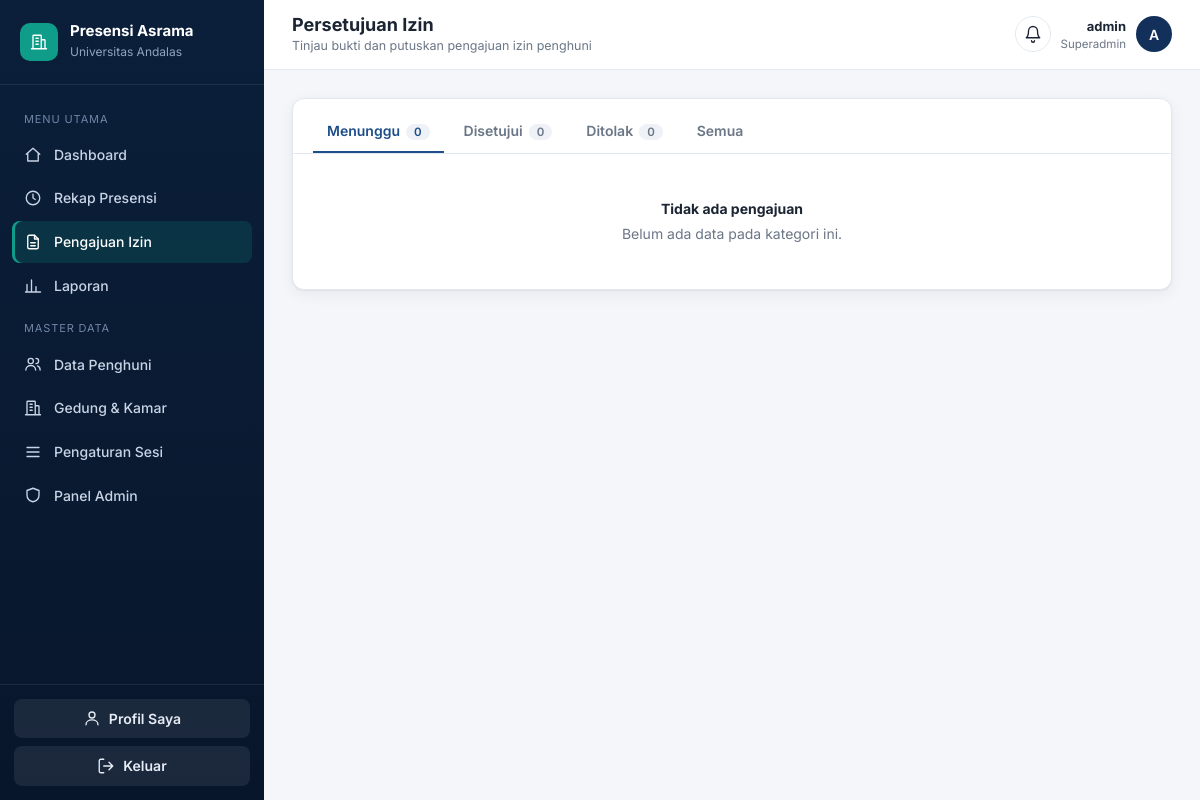
The app's page /kelola/izin/ (signed in), older data.
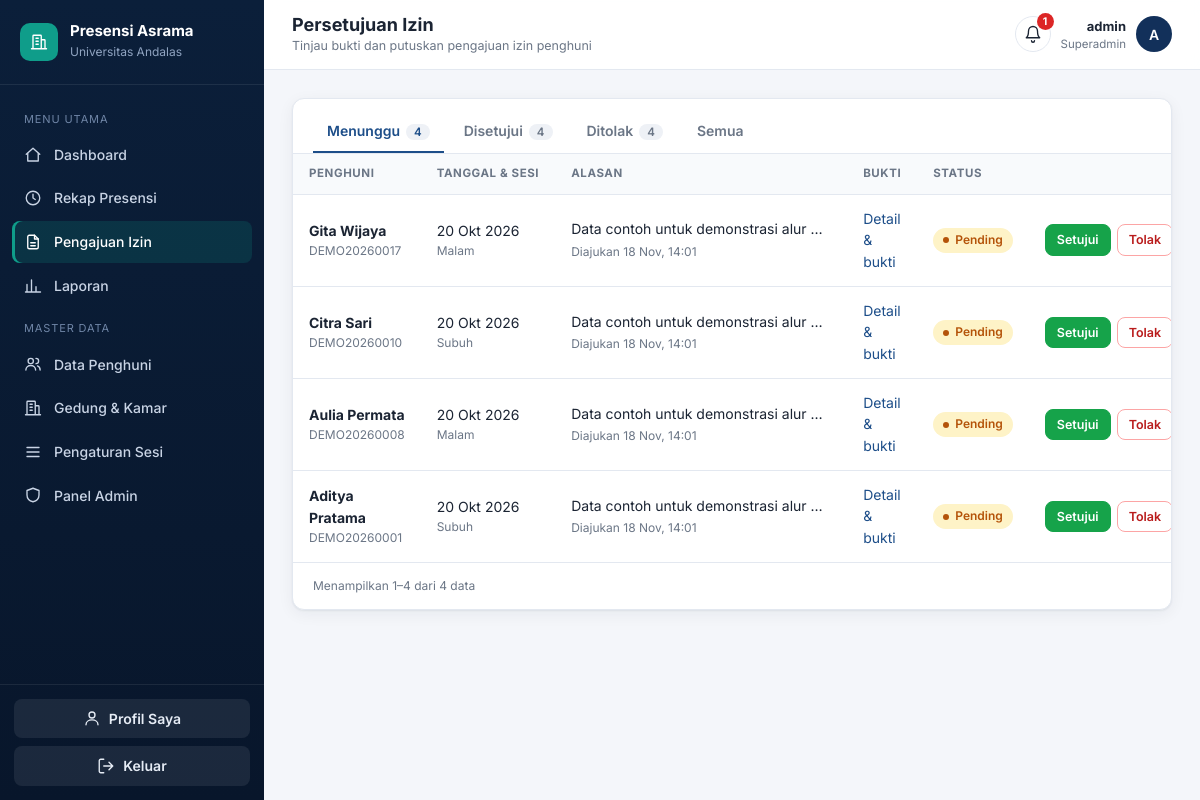
The same page, newer data.
### accounts/models.py (models this page shows, shortened)
class User(AbstractUser):
    ROLE_CHOICES = (
        ('superadmin', 'Superadmin'),
        ('fasil', 'Fasilitator'),
        ('penghuni', 'Penghuni'),
    )
    nim_nip = models.CharField(max_length=30, unique=True, null=True, blank=True)
    role = models.CharField(max_length=20, choices=ROLE_CHOICES, default='penghuni')

class PengajuanIzin(models.Model):
    STATUS_PERSETUJUAN = (
        ('pending', 'Pending'),
        ('disetujui', 'Disetujui'),
        ('ditolak', 'Ditolak'),
    )
    presensi = models.OneToOneField(Presensi, on_delete=models.CASCADE, related_name='pengajuan_izin')
    fasil = models.ForeignKey(User, on_delete=models.SET_NULL, null=True, blank=True, related_name='izin_diproses')
    alasan = models.TextField()
    file_bukti = models.FileField(upload_to='bukti_izin/', blank=True, null=True)
    status_persetujuan = models.CharField(max_length=20, choices=STATUS_PERSETUJUAN, default='pending')
    catatan_fasil = models.TextField(null=True, blank=True)
    created_at = models.DateTimeField(auto_now_add=True)

class Presensi(models.Model):
    STATUS_CHOICES = (
        ('hadir', 'Hadir'),
        ('terlambat', 'Terlambat'),
        ('izin', 'Izin'),
        ('sakit', 'Sakit'),
        ('alpa', 'Alpa'),
    )
    user = models.ForeignKey(User, on_delete=models.CASCADE, related_name='presensi_list')
    sesi = models.ForeignKey(SesiPresensi, on_delete=models.CASCADE)
    tanggal = models.DateField()
    waktu_presensi = models.DateTimeField(null=True, blank=True)
    status = models.CharField(max_length=20, choices=STATUS_CHOICES, default='alpa')
    latitude = models.DecimalField(max_digits=9, decimal_places=6, null=True, blank=True)
    longitude = models.DecimalField(max_digits=9, decimal_places=6, null=True, blank=True)
    is_in_radius = models.BooleanField(default=False)
    passkey_verified = models.BooleanField(default=False)
    class Meta:
        unique_together = ('user', 'sesi', 'tanggal')

class SesiPresensi(models.Model):
    NAMA_SESI_CHOICES = (
        ('subuh', 'Subuh'),
        ('malam', 'Malam'),
    )
    nama_sesi = models.CharField(max_length=10, choices=NAMA_SESI_CHOICES)
    jam_mulai = models.TimeField()
    jam_selesai = models.TimeField()

### accounts/views.py (the view)
# urls.py: path('kelola/izin/', accounts_views.izin_list, name='izin_list'),
@login_required
def izin_list(request):
    if not is_staf(request.user):
        return _tolak_non_staf(request)
    status = request.GET.get('status', 'pending')
    qs = (PengajuanIzin.objects.select_related('presensi__user', 'presensi__sesi', 'fasil')
          .order_by('-created_at'))
    if status in ('pending', 'disetujui', 'ditolak'):
        qs = qs.filter(status_persetujuan=status)
    else:
        status = 'semua'
    counts = {s: PengajuanIzin.objects.filter(status_persetujuan=s).count()
              for s in ('pending', 'disetujui', 'ditolak')}
    query = request.GET.copy()
    query.pop('page', None)
    return render(request, 'izin_list.html', {
        'page_obj': Paginator(qs, 15).get_page(request.GET.get('page')),
        'status': status, 'counts': counts, 'querystring': query.urlencode(),
    })

### accounts/context_processors.py (called while the page is built, shortened)
def notifikasi(request):
    u = request.user
    if not u.is_authenticated:
        return {}
    items = []
    if is_staf(u):
        n = PengajuanIzin.objects.filter(status_persetujuan='pending').count()
        if n:
            items.append({'teks': f'{n} pengajuan izin menunggu persetujuan', 'url': reverse('izin_list'), 'tone': 'pending'})
    return {'notif_items': items}

### accounts/views.py (called while the page is built)
def is_admin(u):
    return u.is_superuser or u.role == 'superadmin'

def is_staf(u):
    return is_admin(u) or is_fasil(u)

### templates/izin_list.html (shortened to what this page needs)
{% extends "base.html" %}
{% block heading %}Persetujuan Izin{% endblock %}
{% block subheading %}Tinjau bukti dan putuskan pengajuan izin penghuni{% endblock %}
{% block content %}
<section class="card">
  <div class="tabs">
    <a href="?status=pending" class="{% if status == 'pending' %}on{% endif %}">Menunggu<em>{{ counts.pending }}</em></a>
    <a href="?status=disetujui" class="{% if status == 'disetujui' %}on{% endif %}">Disetujui<em>{{ counts.disetujui }}</em></a>
    <a href="?status=ditolak" class="{% if status == 'ditolak' %}on{% endif %}">Ditolak<em>{{ counts.ditolak }}</em></a>
    <a href="?status=semua" class="{% if status == 'semua' %}on{% endif %}">Semua</a>
  </div>
  {% if page_obj.object_list %}
  <div class="table-wrap"><table>
    <thead><tr><th>Penghuni</th><th>Tanggal &amp; Sesi</th><th>Alasan</th><th>Bukti</th><th>Status</th><th></th></tr></thead>
    <tbody>{% for i in page_obj %}
      <tr>
        <td class="who"><b>{{ i.presensi.user.get_full_name|default:i.presensi.user.username }}</b><small>{{ i.presensi.user.nim_nip|default:"–" }}</small></td>
        <td>{{ i.presensi.tanggal|date:"d M Y" }}<small style="display:block">{{ i.presensi.sesi.get_nama_sesi_display }}</small></td>
        <td><div class="truncate" title="{{ i.alasan }}">{{ i.alasan }}</div><small>Diajukan {{ i.created_at|date:"d M, H:i" }}</small></td>
        <td><a href="{% url 'izin_detail' i.id %}">Detail &amp; bukti</a></td>
        <td><span class="badge b-{{ i.status_persetujuan }}">{{ i.get_status_persetujuan_display }}</span>
            {% if i.fasil %}<small style="display:block">oleh {{ i.fasil.get_full_name|default:i.fasil.username }}</small>{% endif %}</td>
        <td>{% if i.status_persetujuan == 'pending' %}<div class="row-actions">
          <button class="btn btn-success btn-sm" data-dialog="dlgVerif" data-url="{% url 'verifikasi_izin' i.id 'setuju' %}" data-title="Setujui izin" data-who="{{ i.presensi.user.get_full_name|default:i.presensi.user.username }}">Setujui</button>
          <button class="btn btn-danger btn-sm" data-dialog="dlgVerif" data-url="{% url 'verifikasi_izin' i.id 'tolak' %}" data-title="Tolak izin" data-who="{{ i.presensi.user.get_full_name|default:i.presensi.user.username }}">Tolak</button>
        </div>{% endif %}</td>
      </tr>
    {% endfor %}</tbody>
  </table></div>
  {% include "_pagination.html" %}
  {% else %}<div class="empty"><b>Tidak ada pengajuan</b>Belum ada data pada kategori ini.</div>{% endif %}
</section>
{% endblock %}

### templates/base.html (shortened to what this page needs)
{% load static %}<!DOCTYPE html>
<html lang="id">
<head>
  <link rel="stylesheet" href="{% static 'css/app.css' %}">
</head>
<body>
{% with page=request.resolver_match.url_name %}
<div class="app">
  <aside class="sidebar" id="sidebar">
    <div class="brand">
      <div class="brand-mark"><svg class="icon"><use href="#i-building"/></svg></div>
      <div><b>Presensi Asrama</b><small>Universitas Andalas</small></div>
    </div>
    <nav class="nav">
      {% if user.is_superuser or user.role == 'superadmin' %}
        <div class="nav-label">Menu Utama</div>
        <a href="{% url 'home' %}" class="{% if page == 'home' %}active{% endif %}"><svg class="icon"><use href="#i-home"/></svg>Dashboard</a>
        <a href="{% url 'riwayat' %}" class="{% if page == 'riwayat' %}active{% endif %}"><svg class="icon"><use href="#i-clock"/></svg>Rekap Presensi</a>
        <a href="{% url 'izin_list' %}" class="{% if page == 'izin_list' or page == 'izin_detail' %}active{% endif %}"><svg class="icon"><use href="#i-file"/></svg>Pengajuan Izin</a>
        <a href="{% url 'laporan' %}" class="{% if page == 'laporan' %}active{% endif %}"><svg class="icon"><use href="#i-chart"/></svg>Laporan</a>
        <div class="nav-label">Master Data</div>
        <a href="{% url 'penghuni_list' %}" class="{% if page == 'penghuni_list' %}active{% endif %}"><svg class="icon"><use href="#i-users"/></svg>Data Penghuni</a>
        <a href="{% url 'gedung_list' %}" class="{% if page == 'gedung_list' %}active{% endif %}"><svg class="icon"><use href="#i-building"/></svg>Gedung &amp; Kamar</a>
        <a href="{% url 'sesi_list' %}" class="{% if page == 'sesi_list' or page == 'sesi_ubah' %}active{% endif %}"><svg class="icon"><use href="#i-sliders"/></svg>Pengaturan Sesi</a>
        {% if user.is_staff %}<a href="{% url 'admin:index' %}"><svg class="icon"><use href="#i-shield"/></svg>Panel Admin</a>{% endif %}
      {% endif %}
    </nav>
    <div class="sidebar-foot">
      <a class="btn" href="{% url 'profil' %}" style="margin-bottom:8px"><svg class="icon"><use href="#i-user"/></svg>Profil Saya</a>
      <form method="post" action="{% url 'logout' %}">{% csrf_token %}
        <button class="btn"><svg class="icon"><use href="#i-logout"/></svg>Keluar</button>
      </form>
    </div>
  </aside>
  <div class="main">
    <header class="topbar">
      <div><h1>{% block heading %}Dashboard{% endblock %}</h1><p>{% block subheading %}{% endblock %}</p></div>
      <div class="user-chip no-print">
        <details class="notif"><summary aria-label="Notifikasi"><svg class="icon"><use href="#i-bell"/></svg>{% if notif_items %}<em>{{ notif_items|length }}</em>{% endif %}</summary>
          </details>
        <div class="meta"><b>{{ user.get_full_name|default:user.username }}</b>
          <small>{% if user.is_superuser %}Superadmin{% else %}{{ user.get_role_display }}{% endif %}{% if user.nim_nip %} · {{ user.nim_nip }}{% endif %}</small></div>
        <a href="{% url 'profil' %}" class="avatar" style="text-decoration:none">{{ user.get_full_name|default:user.username|slice:":1"|upper }}</a>
      </div>
    </header>
    <main class="content">
      {% block content %}{% endblock %}
    </main>
  </div>
</div>
{% endwith %}
</body>
</html>

### templates/_pagination.html (shortened to what this page needs)
{% if page_obj.paginator.count %}
<div class="pager">
  <small>Menampilkan {{ page_obj.start_index }}–{{ page_obj.end_index }} dari {{ page_obj.paginator.count }} data</small>
</div>
{% endif %}

Row changes from the older to the newer data that the page shows:
added PengajuanIzin: presensi.user.get_full_name "Gita Wijaya", presensi.user.nim_nip "DEMO20260017", presensi.tanggal "20 Okt 2026", presensi.sesi.nama_sesi "Malam", alasan "Data contoh untuk demonstrasi alur…", created_at "18 Nov, 14:01", status_persetujuan "Pending"
added PengajuanIzin: presensi.user.get_full_name "Citra Sari", presensi.user.nim_nip "DEMO20260010", presensi.tanggal "20 Okt 2026", presensi.sesi.nama_sesi "Subuh", alasan "Data contoh untuk demonstrasi alur…", created_at "18 Nov, 14:01", status_persetujuan "Pending"
added PengajuanIzin: presensi.user.get_full_name "Aulia Permata", presensi.user.nim_nip "DEMO20260008", presensi.tanggal "20 Okt 2026", presensi.sesi.nama_sesi "Malam", alasan "Data contoh untuk demonstrasi alur…", created_at "18 Nov, 14:01", status_persetujuan "Pending"
added PengajuanIzin: presensi.user.get_full_name "Aditya Pratama", presensi.user.nim_nip "DEMO20260001", presensi.tanggal "20 Okt 2026", presensi.sesi.nama_sesi "Subuh", alasan "Data contoh untuk demonstrasi alur…", created_at "18 Nov, 14:01", status_persetujuan "Pending"
Text that changed along with them:
{{ notif_items|length }}: (not shown) → "1"
{{ counts.pending }}: "0" → "4"
{{ counts.disetujui }}: "0" → "4"
{{ counts.ditolak }}: "0" → "4"
{{ page_obj.start_index }}: (not shown) → "1"
{{ page_obj.end_index }}: (not shown) → "4"
{{ page_obj.paginator.count }}: (not shown) → "4"
text no longer shown: "Tidak ada pengajuan Belum ada data pada kategori ini."
text now shown: "PENGHUNI TANGGAL & SESI ALASAN BUKTI STATUS Menampilkan – dari data"
